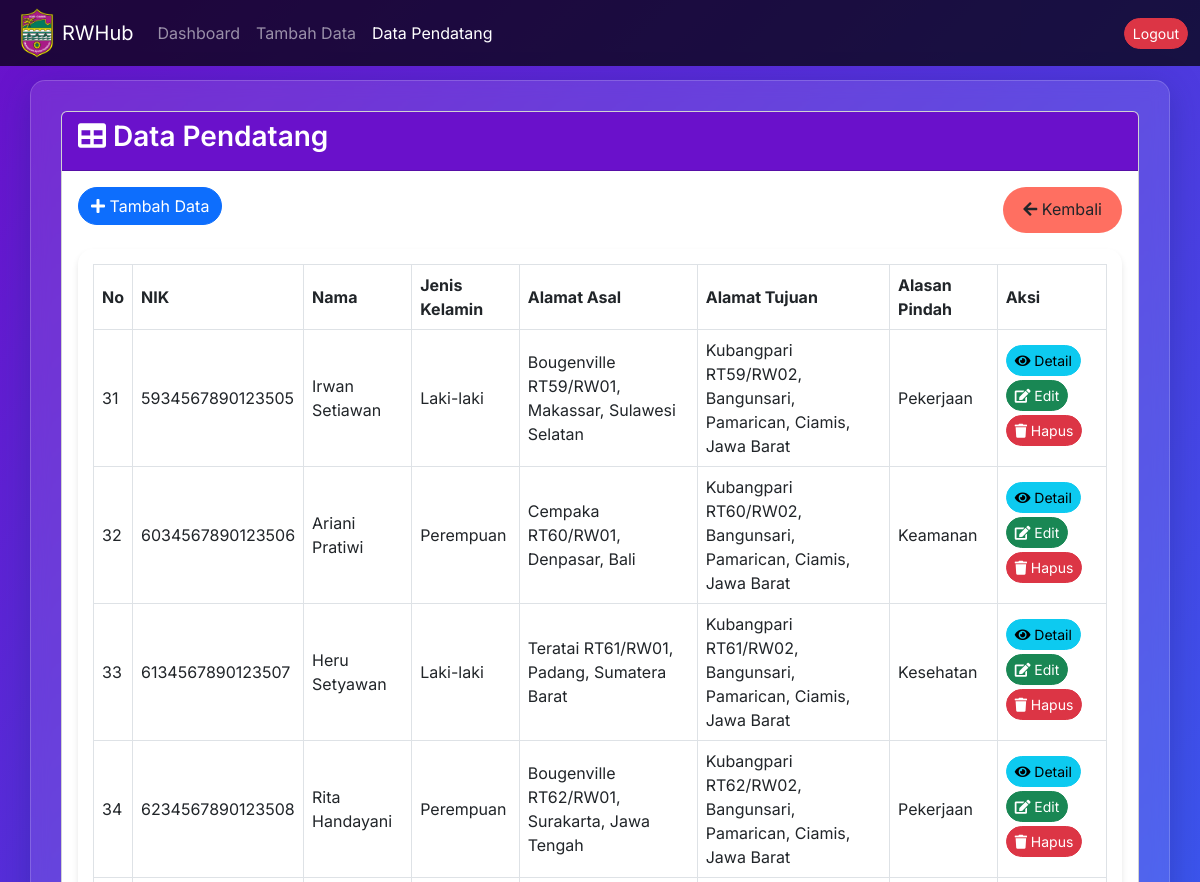
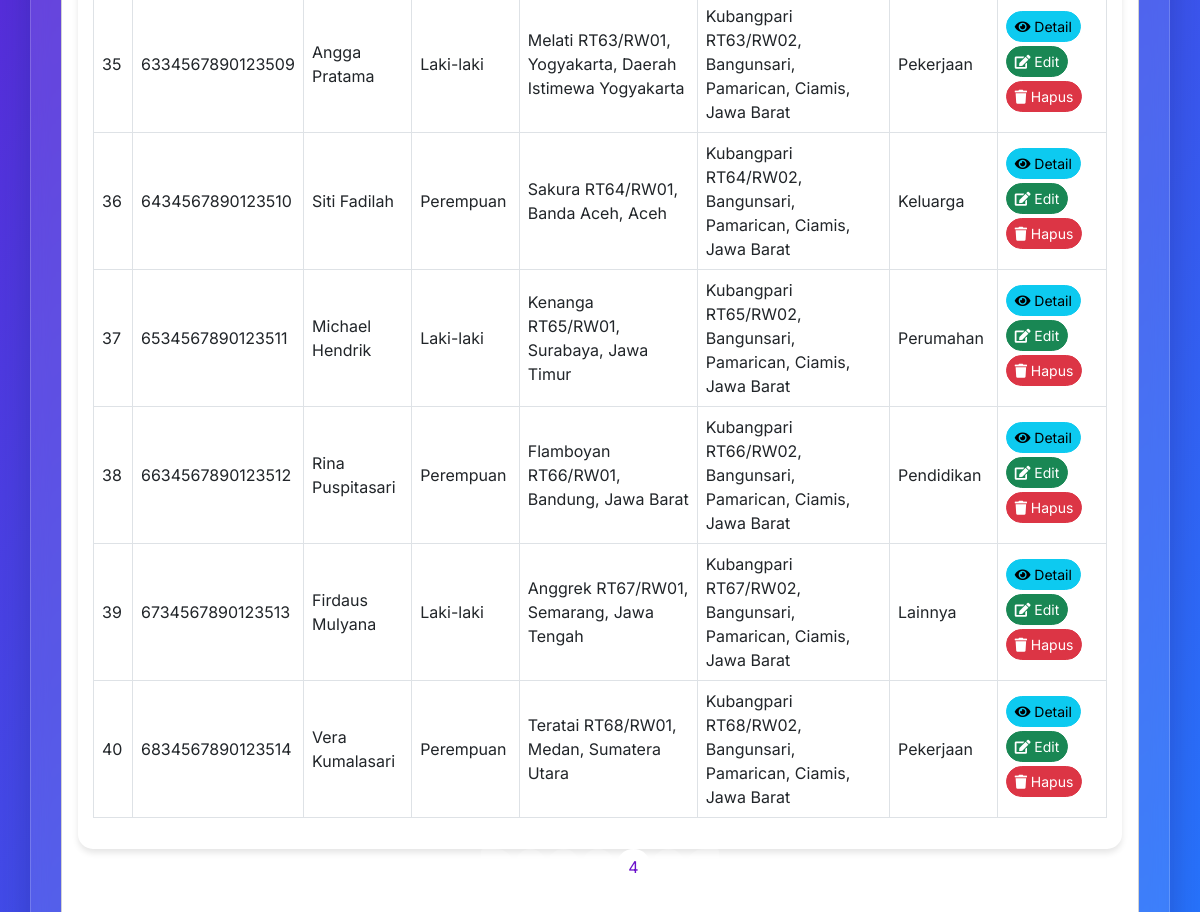
Screenshot of /lihat_pendatang.php?page=4 (signed in) with the database file from the repository (2 pictures, top to bottom).
### tables this page shows
CREATE TABLE `warga_pendatang` (
  `nik` varchar(16) NOT NULL,
  `no_kk` varchar(16) DEFAULT NULL,
  `nama` varchar(25) DEFAULT NULL,
  `tempat_lahir` text DEFAULT NULL,
  `tanggal_lahir` date DEFAULT NULL,
  `jenis_kelamin` enum('Perempuan','Laki-laki') DEFAULT NULL,
  `agama` varchar(15) NOT NULL,
  `pekerjaan` enum('Tidak Bekerja','Pelajar','Mahasiswa','Wiraswasta','Wirausaha','PNS','Guru','Buruh','Lainnya') DEFAULT NULL,
  `pendidikan` enum('Tidak/Belum Sekolah','Belum Tamat SD/Sederajat','Tamat SD/Sederajat','SLTP/Sederajat','SLTA/Sederajat','Diploma I/II','Akademi/Diploma III/S.Muda','Diploma IV/Strata I','Strata II','Strata III') DEFAULT NULL,
  `alamat_asal` text DEFAULT NULL,
  `alamat_tujuan` text DEFAULT NULL,
  `alasan_pindah` enum('Pekerjaan','Pendidikan','Keamanan','Kesehatan','Perumahan','Keluarga','Lainnya') DEFAULT NULL,
  `tanggal_pindah` date DEFAULT NULL
);

### lihat_pendatang.php (the view, shortened to what this page needs)
<?php
include 'db_connect.php';
$limit = 10;
$page = isset($_GET['page']) ? intval($_GET['page']) : 1;
$offset = ($page - 1) * $limit;
$totalQuery = "SELECT COUNT(*) AS total FROM warga_pendatang";
$totalResult = $conn->query($totalQuery);
$totalRow = $totalResult->fetch_assoc();
$totalData = $totalRow['total'];
$totalPages = ceil($totalData / $limit);
$query = "SELECT * FROM warga_pendatang LIMIT ? OFFSET ?";
$stmt = $conn->prepare($query);
$stmt->bind_param("ii", $limit, $offset);
$stmt->execute();
$result = $stmt->get_result();
?>
<!DOCTYPE html>
<html lang="id">
<head>
    <link href="https://cdn.jsdelivr.net/npm/bootstrap@5.3.0/dist/css/bootstrap.min.css" rel="stylesheet">
    <link href="https://cdnjs.cloudflare.com/ajax/libs/font-awesome/5.15.4/css/all.min.css" rel="stylesheet">
</head>
<body>
<nav class="navbar navbar-expand-lg navbar-dark fixed-top">
    <div class="container-fluid">
        <img src="images\logo.png" width="50px">
        <a class="navbar-brand" href="#">RWHub</a>
        <div class="collapse navbar-collapse justify-content-end" id="navbarNav">
            <ul class="navbar-nav me-auto mb-2 mb-lg-0">
                <li class="nav-item">
                    <a class="nav-link" href="dashboard.php">Dashboard</a>
                </li>
                <li class="nav-item">
                    <a class="nav-link" href="tambah_pendatang.php">Tambah Data</a>
                </li>
                <li class="nav-item">
                    <a class="nav-link active" href="lihat_pendatang.php">Data Pendatang</a>
                </li>
            </ul>
            <a href="logout.php" class="btn btn-danger btn-sm">Logout</a>
        </div>
    </div>
</nav>
<div class="container container-main">
    <div class="card">
        <div class="card-header">
            <h3 class="card-title">
                <i class="fa fa-table"></i> Data Pendatang
            </h3>
        </div>
        <div class="card-body">
            <div class="mb-3 d-flex justify-content-between flex-wrap">
                <a href="tambah_pendatang.php" class="btn btn-primary mb-2">
                    <i class="fa fa-plus"></i> Tambah Data
                </a>
                <a href="dashboard.php" class="btn btn-back">
                    <i class="fa fa-arrow-left"></i> Kembali
                </a>
            </div>
            <div class="table-responsive">
                <table class="table table-bordered table-hover align-middle">
                    <thead>
                        <tr>
                            <th>No</th>
                            <th>NIK</th>
                            <th>Nama</th>
                            <th>Jenis Kelamin</th>
                            <th>Alamat Asal</th>
                            <th>Alamat Tujuan</th>
                            <th>Alasan Pindah</th>
                            <th>Aksi</th>
                        </tr>
                    </thead>
                    <tbody>
                        <?php if ($result->num_rows > 0): ?>
                            <?php $no = $offset + 1; ?>
                            <?php while ($row = $result->fetch_assoc()): ?>
                                <tr>
                                    <td><?php echo $no++; ?></td>
                                    <td><?php echo htmlspecialchars($row['nik']); ?></td>
                                    <td><?php echo htmlspecialchars($row['nama']); ?></td>
                                    <td><?php echo htmlspecialchars($row['jenis_kelamin']); ?></td>
                                    <td><?php echo htmlspecialchars($row['alamat_asal']); ?></td>
                                    <td><?php echo htmlspecialchars($row['alamat_tujuan']); ?></td>
                                    <td><?php echo htmlspecialchars($row['alasan_pindah']); ?></td>
                                    <td>
                                        <a href="detail_pendatang.php?nik=<?php echo urlencode($row['nik']); ?>" class="btn btn-info btn-sm me-1 mb-1">
                                            <i class="fa fa-eye"></i> Detail
                                        </a>
                                        <a href="edit_pendatang.php?nik=<?php echo urlencode($row['nik']); ?>" class="btn btn-success btn-sm me-1 mb-1">
                                            <i class="fa fa-edit"></i> Edit
                                        </a>
                                        <a href="lihat_pendatang.php?hapus=<?php echo urlencode($row['nik']); ?>" onclick="return confirm('Apakah Anda yakin ingin menghapus data ini?')" class="btn btn-danger btn-sm mb-1">
                                            <i class="fa fa-trash"></i> Hapus
                                        </a>
                                    </td>
                                </tr>
                            <?php endwhile; ?>
                        <?php else: ?>
                            <tr>
                                <td colspan="8" class="text-center">Tidak ada data pendatang.</td>
                            </tr>
                        <?php endif; ?>
                    </tbody>
                </table>
            </div>
            <?php if ($totalPages > 1): ?>
                <nav>
                    <ul class="pagination justify-content-center">
                        <?php if ($page > 1): ?>
                            <li class="page-item">
                                <a class="page-link" href="?page=<?php echo $page - 1; ?>" aria-label="Previous">
                                    <span aria-hidden="true">&laquo;</span>
                                </a>
                            </li>
                        <?php endif; ?>
                        <?php for ($i = 1; $i <= $totalPages; $i++): ?>
                            <li class="page-item <?php echo ($i === $page) ? 'active' : ''; ?>">
                                <a class="page-link" href="?page=<?php echo $i; ?>"><?php echo $i; ?></a>
                            </li>
                        <?php endfor; ?>
                        <?php if ($page < $totalPages): ?>
                            <li class="page-item">
                                <a class="page-link" href="?page=<?php echo $page + 1; ?>" aria-label="Next">
                                    <span aria-hidden="true">&raquo;</span>
                                </a>
                            </li>
                        <?php endif; ?>
                    </ul>
                </nav>
            <?php endif; ?>
        </div>
    </div>
</div>
</body>
</html>

### lihat_pendatang.php (style rules this page uses)
body { font-family: 'Inter', sans-serif; background: linear-gradient(135deg, #6a11cb 0%, #2575fc 100%); min-height: 100vh; color: #ffffff; }
.navbar { background: rgba(0, 0, 0, 0.7) !important; }
.container-main { background: rgba(255, 255, 255, 0.1); padding: 30px; border-radius: 15px; box-shadow: 0 8px 32px 0 rgba(31, 38, 135, 0.37); backdrop-filter: blur(8.5px); -webkit-backdrop-filter: blur(8.5px); border: 1px solid rgba(255, 255, 255, 0.18); margin-top: 80px; margin-bottom: 40px; }
.card-header { background: #6a11cb !important; border-radius: 15px 15px 0 0; }
.card-title { font-weight: 600; color: #ffffff; }
.btn-primary, .btn-success, .btn-info, .btn-danger, .btn-secondary { border-radius: 50px; transition: all 0.3s ease; }
.table-responsive { background: rgba(255, 255, 255, 0.1); padding: 15px; border-radius: 15px; box-shadow: 0 4px 6px rgba(0,0,0,0.1); }
table { color: #ffffff; }
th, td { vertical-align: middle !important; }
thead th { background-color: rgba(255, 255, 255, 0.2); border-bottom: 2px solid #ffffff; }
tbody tr:nth-child(odd) { background-color: rgba(255, 255, 255, 0.05); }
.pagination .page-link { background-color: rgba(255, 255, 255, 0.2); color: #ffffff; border: none; border-radius: 50px; margin: 0 2px; }
.pagination .page-item.active .page-link { background-color: #ffffff; color: #6a11cb; }
.btn-back { background-color: #ff6f61; border: none; border-radius: 50px; padding: 10px 20px; transition: all 0.3s ease; }

### rows the page displays
warga_pendatang: nik "5934567890123505", nama "Irwan Setiawan", jenis_kelamin "Laki-laki", alamat_asal "Bougenville RT59/RW01, Makassar, Sulawesi Selatan", alamat_tujuan "Kubangpari RT59/RW02, Bangunsari, Pamarican, Ciamis, Jawa Barat", alasan_pindah "Pekerjaan"
warga_pendatang: nik "6034567890123506", nama "Ariani Pratiwi", jenis_kelamin "Perempuan", alamat_asal "Cempaka RT60/RW01, Denpasar, Bali", alamat_tujuan "Kubangpari RT60/RW02, Bangunsari, Pamarican, Ciamis, Jawa Barat", alasan_pindah "Keamanan"
warga_pendatang: nik "6134567890123507", nama "Heru Setyawan", jenis_kelamin "Laki-laki", alamat_asal "Teratai RT61/RW01, Padang, Sumatera Barat", alamat_tujuan "Kubangpari RT61/RW02, Bangunsari, Pamarican, Ciamis, Jawa Barat", alasan_pindah "Kesehatan"
warga_pendatang: nik "6234567890123508", nama "Rita Handayani", jenis_kelamin "Perempuan", alamat_asal "Bougenville RT62/RW01, Surakarta, Jawa Tengah", alamat_tujuan "Kubangpari RT62/RW02, Bangunsari, Pamarican, Ciamis, Jawa Barat", alasan_pindah "Pekerjaan"
warga_pendatang: nik "6334567890123509", nama "Angga Pratama", jenis_kelamin "Laki-laki", alamat_asal "Melati RT63/RW01, Yogyakarta, Daerah Istimewa Yogyakarta", alamat_tujuan "Kubangpari RT63/RW02, Bangunsari, Pamarican, Ciamis, Jawa Barat", alasan_pindah "Pekerjaan"
warga_pendatang: nik "6434567890123510", nama "Siti Fadilah", jenis_kelamin "Perempuan", alamat_asal "Sakura RT64/RW01, Banda Aceh, Aceh", alamat_tujuan "Kubangpari RT64/RW02, Bangunsari, Pamarican, Ciamis, Jawa Barat", alasan_pindah "Keluarga"
warga_pendatang: nik "6534567890123511", nama "Michael Hendrik", jenis_kelamin "Laki-laki", alamat_asal "Kenanga RT65/RW01, Surabaya, Jawa Timur", alamat_tujuan "Kubangpari RT65/RW02, Bangunsari, Pamarican, Ciamis, Jawa Barat", alasan_pindah "Perumahan"
warga_pendatang: nik "6634567890123512", nama "Rina Puspitasari", jenis_kelamin "Perempuan", alamat_asal "Flamboyan RT66/RW01, Bandung, Jawa Barat", alamat_tujuan "Kubangpari RT66/RW02, Bangunsari, Pamarican, Ciamis, Jawa Barat", alasan_pindah "Pendidikan"
warga_pendatang: nik "6734567890123513", nama "Firdaus Mulyana", jenis_kelamin "Laki-laki", alamat_asal "Anggrek RT67/RW01, Semarang, Jawa Tengah", alamat_tujuan "Kubangpari RT67/RW02, Bangunsari, Pamarican, Ciamis, Jawa Barat", alasan_pindah "Lainnya"
warga_pendatang: nik "6834567890123514", nama "Vera Kumalasari", jenis_kelamin "Perempuan", alamat_asal "Teratai RT68/RW01, Medan, Sumatera Utara", alamat_tujuan "Kubangpari RT68/RW02, Bangunsari, Pamarican, Ciamis, Jawa Barat", alasan_pindah "Pekerjaan"
